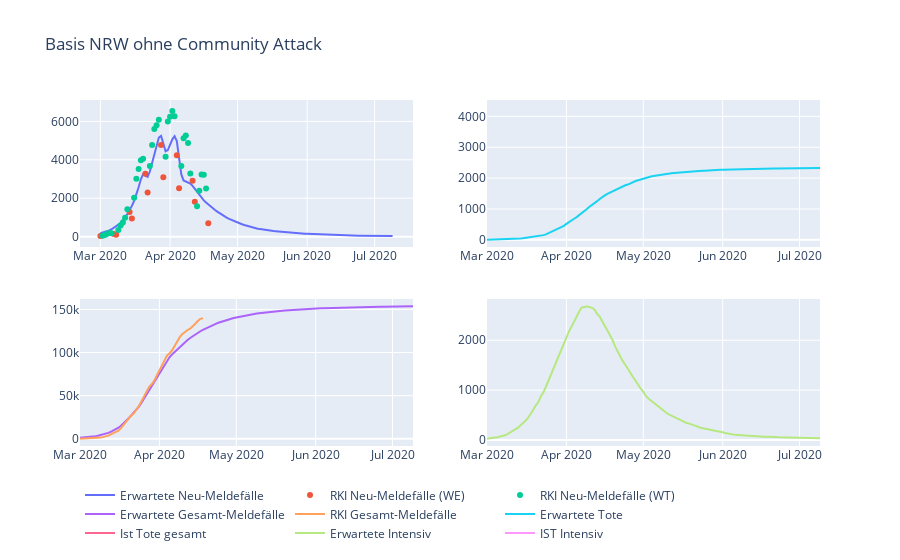
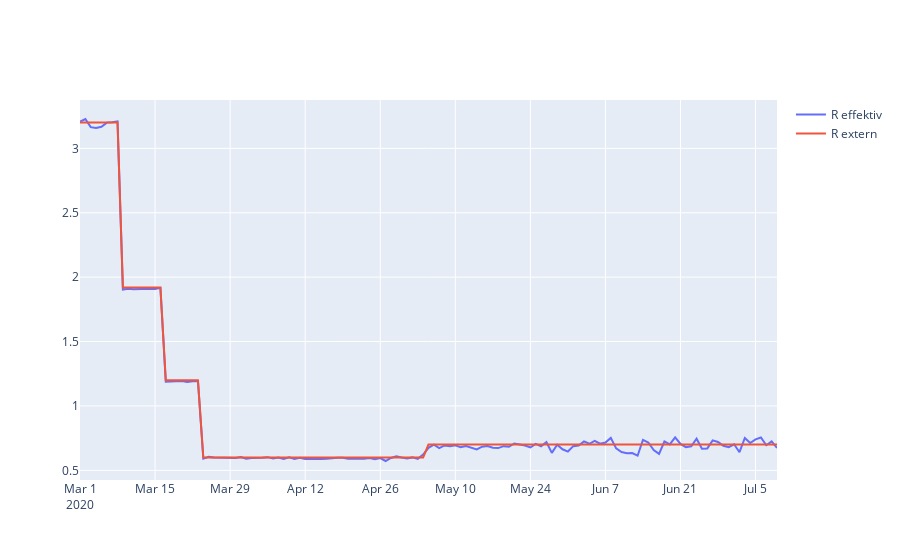

Notebook cell for these charts, in order:
### Code cell
day0date = datetime.date(2020, 3, 8)
r_change = {}
r_change['2020-01-01'] = 0.4*8 * contacts/np.mean(contacts)
r_change['2020-03-08'] = 0.24*8 * contacts/np.mean(contacts)
r_change['2020-03-16'] = 0.15*8 * contacts/np.mean(contacts)
r_change['2020-03-23'] = 0.6 * contacts/np.mean(contacts)
r_change['2020-05-04'] = 0.7 * contacts/np.mean(contacts)

com_attack_rate = {}
com_attack_rate["2020-01-1"] = 0.0
state, statesum, infections, day0, rnow, args, gr = cl.sim(
        age, drate, nday=180, prob_icu=0.009, day0cumrep=3600/w,
        mean_days_to_icu=16, mean_duration_icu=14,
        mean_time_to_death=21,
        mean_serial=7.5, std_serial=3.0, immunt0=0.0, ifr=0.003,
        long_term_death=False, hnr=None, com_attack_rate=com_attack_rate,
        r_change=r_change, simname="Basis NRW ohne Community Attack",
        datadir=".",
        realized=brd, rep_delay=13, alpha=0.125, day0date=day0date)

cl.plotoverview(gr, args)

### Figure 1 — Plotly figure (JSON) as saved in the notebook; plotly's stock layout.template omitted (floating-point values rounded to 4 significant figures; data arrays with more than 128 entries replaced by an {"elided": "..."} marker saying what was removed)
{"data": [{"mode": "lines", "name": "Erwartete Neu-Meldefälle", "type": "scatter", "x": {"elided": "131 str values"}, "xaxis": "x", "y": {"elided": "131 int values"}, "yaxis": "y"}, {"mode": "markers", "name": "RKI Neu-Meldefälle (WE)", "type": "scatter", "x": ["2020-03-01", "2020-03-07", "2020-03-08", "2020-03-14", "2020-03-15", "2020-03-21", "2020-03-22", "2020-03-28", "2020-03-29", "2020-04-04", "2020-04-05", "2020-04-11", "2020-04-12", "2020-04-18", "2020-04-19", "2020-04-25", "2020-04-26", "2020-05-02", "2020-05-03", "2020-05-09", "2020-05-10", "2020-05-16", "2020-05-17", "2020-05-23", "2020-05-24", "2020-05-30", "2020-05-31", "2020-06-06", "2020-06-07", "2020-06-13", "2020-06-14", "2020-06-20", "2020-06-21", "2020-06-27", "2020-06-28", "2020-07-04", "2020-07-05"], "xaxis": "x", "y": [36, 135, 97, 1286, 948, 3279, 2295, 4773, 3087, 4242, 2517, 2914, 1822, 698, null, null, null, null, null, null, null, null, null, null, null, null, null, null, null, null, null, null, null, null, null, null, null], "yaxis": "y"}, {"mode": "markers", "name": "RKI Neu-Meldefälle (WT)", "type": "scatter", "x": ["2020-03-02", "2020-03-03", "2020-03-04", "2020-03-05", "2020-03-06", "2020-03-09", "2020-03-10", "2020-03-11", "2020-03-12", "2020-03-13", "2020-03-16", "2020-03-17", "2020-03-18", "2020-03-19", "2020-03-20", "2020-03-23", "2020-03-24", "2020-03-25", "2020-03-26", "2020-03-27", "2020-03-30", "2020-03-31", "2020-04-01", "2020-04-02", "2020-04-03", "2020-04-06", "2020-04-07", "2020-04-08", "2020-04-09", "2020-04-10", "2020-04-13", "2020-04-14", "2020-04-15", "2020-04-16", "2020-04-17", "2020-04-20", "2020-04-21", "2020-04-22", "2020-04-23", "2020-04-24", "2020-04-27", "2020-04-28", "2020-04-29", "2020-04-30", "2020-05-01", "2020-05-04", "2020-05-05", "2020-05-06", "2020-05-07", "2020-05-08", "2020-05-11", "2020-05-12", "2020-05-13", "2020-05-14", "2020-05-15", "2020-05-18", "2020-05-19", "2020-05-20", "2020-05-21", "2020-05-22", "2020-05-25", "2020-05-26", "2020-05-27", "2020-05-28", "2020-05-29", "2020-06-01", "2020-06-02", "2020-06-03", "2020-06-04", "2020-06-05", "2020-06-08", "2020-06-09", "2020-06-10", "2020-06-11", "2020-06-12", "2020-06-15", "2020-06-16", "2020-06-17", "2020-06-18", "2020-06-19", "2020-06-22", "2020-06-23", "2020-06-24", "2020-06-25", "2020-06-26", "2020-06-29", "2020-06-30", "2020-07-01", "2020-07-02", "2020-07-03", "2020-07-06", "2020-07-07", "2020-07-08", "2020-07-09"], "xaxis": "x", "y": [42, 79, 152, 183, 179, 342, 580, 738, 979, 1421, 2022, 3014, 3523, 3983, 4051, 3675, 4772, 5600, 5797, 6087, 4154, 6001, 6242, 6536, 6270, 3673, 5121, 5270, 4877, 3285, 1585, 2383, 3230, 3228, 2507, null, null, null, null, null, null, null, null, null, null, null, null, null, null, null, null, null, null, null, null, null, null, null, null, null, null, null, null, null, null, null, null, null, null, null, null, null, null, null, null, null, null, null, null, null, null, null, null, null, null, null, null, null, null, null, null, null, null, null], "yaxis": "y"}, {"mode": "lines", "name": "Erwartete Gesamt-Meldefälle", "type": "scatter", "x": {"elided": "131 str values"}, "xaxis": "x3", "y": {"elided": "131 int values"}, "yaxis": "y3"}, {"mode": "lines", "name": "RKI Gesamt-Meldefälle", "type": "scatter", "x": {"elided": "131 str values"}, "xaxis": "x3", "y": {"elided": "131 int values"}, "yaxis": "y3"}, {"mode": "lines", "name": "Erwartete Tote", "type": "scatter", "x": {"elided": "131 str values"}, "xaxis": "x2", "y": {"elided": "131 int values"}, "yaxis": "y2"}, {"mode": "lines", "name": "Ist Tote gesamt", "type": "scatter", "x": {"elided": "131 str values"}, "xaxis": "x2", "y": {"elided": "131 int values"}, "yaxis": "y2"}, {"mode": "lines", "name": "Erwartete Intensiv", "type": "scatter", "x": {"elided": "131 str values"}, "xaxis": "x4", "y": {"elided": "131 int values"}, "yaxis": "y4"}, {"mode": "lines", "name": "IST Intensiv", "type": "scatter", "x": {"elided": "131 str values"}, "xaxis": "x4", "y": {"elided": "131 null values"}, "yaxis": "y4"}], "layout": {"legend": {"orientation": "h"}, "title": {"text": "Basis NRW ohne Community Attack"}, "xaxis": {"anchor": "y", "domain": [0, 0.45]}, "xaxis2": {"anchor": "y2", "domain": [0.55, 1]}, "xaxis3": {"anchor": "y3", "domain": [0, 0.45]}, "xaxis4": {"anchor": "y4", "domain": [0.55, 1]}, "yaxis": {"anchor": "x", "domain": [0.575, 1]}, "yaxis2": {"anchor": "x2", "domain": [0.575, 1]}, "yaxis3": {"anchor": "x3", "domain": [0, 0.425]}, "yaxis4": {"anchor": "x4", "domain": [0, 0.425]}}}

### Figure 2 — Plotly figure (JSON) as saved in the notebook; plotly's stock layout.template omitted (floating-point values rounded to 4 significant figures; data arrays with more than 128 entries replaced by an {"elided": "..."} marker saying what was removed)
{"data": [{"mode": "lines", "name": "R effektiv", "type": "scatter", "x": {"elided": "131 str values"}, "xaxis": "x", "y": {"elided": "131 float values"}, "yaxis": "y"}, {"mode": "lines", "name": "R extern", "type": "scatter", "x": {"elided": "131 str values"}, "xaxis": "x", "y": {"elided": "131 float values"}, "yaxis": "y"}], "layout": {"xaxis": {"anchor": "y", "domain": [0, 1]}, "yaxis": {"anchor": "x", "domain": [0, 1]}}}
